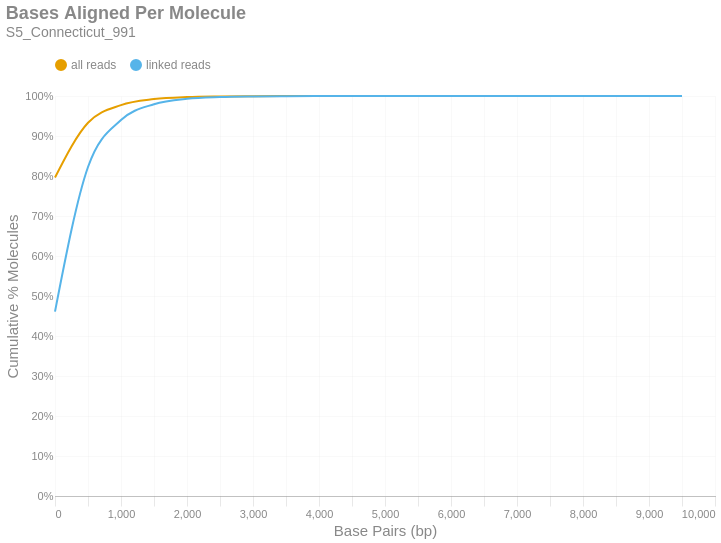

Notebook cell for this chart:
### Markdown cell above
### Bases Aligned Per Molecule
This is a cumulative frequency distribution showing the number of base pairs aligned per unique molecule. These data are shown in 500 bp bins. There are two distributions: one with `all reads` (yellow) and another with only `linked reads` (blue). The percent of molecules in the `linked reads` distribution is relative to the total number of linked molecules.

### Code cell
if SKIPLR:
    print_html(f"Skipped")
else:
    binned_df = consolidated_hist(valids['aligned_bp'], mask, 500, True)
    with SafeRender(binned_df):
        (
            density_plot(binned_df, 'Bases Aligned Per Molecule', samplename, 'basesper')
            .encode(
                x=alt.X('bin:Q', title="Base Pairs (bp)").axis(tickMinStep=500).scale(padding=0),
                y=alt.Y('value:Q', title='Cumulative % Molecules')
                    .axis(format='%')
                    .scale(domain = [0,1])
                    .stack(False),
                color=alt.Color("key:N").scale(domain = ["all reads", "linked reads"]),
                tooltip = [
                    alt.Tooltip("key:N", title = "Data Type"),
                    alt.Tooltip("range_label:N", title="Bases Aligned Per Molecule"),
                    alt.Tooltip("value:Q", format = ".2%", title="% Molecules (Cum.)")
                ]
            )
        ).display()

### Figure 1 — Vega-Lite specification as saved in the notebook (floating-point values rounded to 4 significant figures)
{"width": "container", "height": 400, "config": {"title": {"anchor": "start", "dy": -15, "fontSize": 18, "color": "#888888", "subtitleColor": "#888888", "subtitleFontSize": 14}, "arc": {"fill": "#0072B2"}, "axis": {"domainColor": "#888888", "domainWidth": 0.5, "gridWidth": 0.2, "grid": false, "titleFontWeight": 400, "titleFontSize": 15, "labelFontSize": 11, "labelColor": "#888888", "tickColor": "#888888", "tickWidth": 0.2, "titleColor": "#888888"}, "axisBand": {"grid": false}, "axisX": {"grid": true, "tickSize": 10, "domainCap": "round"}, "axisY": {"domain": false, "grid": true, "tickSize": 0, "domainCap": "round"}, "background": "transparent", "header": {"labelFontSize": 15, "labelColor": "#888888", "titleFontSize": 15, "titleFontWeight": 600, "titleColor": "#888888"}, "legend": {"labelFont": "sans-serif", "labelFontSize": 12, "labelColor": "#888888", "symbolSize": 100, "symbolType": "circle", "titleFontSize": 12, "titlePadding": 10, "titleColor": "#888888", "title": null, "orient": "top"}, "range": {"category": ["#E69F00", "#56B4E9", "#009E73", "#F0E442", "#0072B2", "#D55E00", "#CC79A7", "#000000"], "diverging": ["#cfe8f3", "#a2d4ec", "#73bfe2", "#46abdb", "#1696d2", "#12719e"]}, "area": {"fill": "#0072B2", "fillOpacity": 0.7, "line": true, "strokeOpacity": 0.7}, "line": {"color": "#0072B2", "stroke": "#0072B2", "strokeWidth": 2}, "trail": {"color": "#0072B2", "stroke": "#0072B2", "strokeWidth": 0, "size": 1}, "point": {"filled": true, "fillOpacity": 1.0, "size": 95}, "text": {"color": "#888888", "fontSize": 11, "align": "right", "fontWeight": 400, "size": 11}, "bar": {"fill": "#0072B2", "stroke": null}, "view": {"stroke": null, "continuousWidth": 660, "continuousHeight": 400}}, "data": {"name": "data-f07989e753af88bcf459788e1a833472"}, "mark": {"type": "line", "interpolate": "monotone", "point": {"opacity": 0, "size": 275}}, "encoding": {"color": {"field": "key", "scale": {"domain": ["all reads", "linked reads"]}, "type": "nominal"}, "tooltip": [{"field": "key", "title": "Data Type", "type": "nominal"}, {"field": "range_label", "title": "Bases Aligned Per Molecule", "type": "nominal"}, {"field": "value", "format": ".2%", "title": "% Molecules (Cum.)", "type": "quantitative"}], "x": {"axis": {"tickMinStep": 500}, "field": "bin", "scale": {"padding": 0}, "title": "Base Pairs (bp)", "type": "quantitative"}, "y": {"axis": {"format": "%"}, "field": "value", "scale": {"domain": [0, 1]}, "stack": false, "title": "Cumulative % Molecules", "type": "quantitative"}}, "params": [{"name": "param_c36ac31b6afebe62", "select": {"type": "point", "fields": ["key"]}, "bind": "legend"}], "title": {"text": "Bases Aligned Per Molecule", "subtitle": "S5_Connecticut_991"}, "transform": [{"fold": ["all reads (cumsum)", "linked reads (cumsum)"]}, {"calculate": "replace(datum.key, ' (cumsum)', '')", "as": "key"}, {"filter": {"param": "param_c36ac31b6afebe62"}}], "usermeta": {"embedOptions": {"downloadFileName": "S5_Connecticut_991.basesper"}}, "$schema": "https://vega.github.io/schema/vega-lite/v6.1.0.json", "datasets": {"data-f07989e753af88bcf459788e1a833472": [{"bin": "0.0", "interval": "0.0-500.0", "all reads": 0.7961, "linked reads": 0.461, "all reads (cumsum)": 0.7961, "linked reads (cumsum)": 0.461, "range_label": "0-499"}, {"bin": "500.0", "interval": "500.0-1000.0", "all reads": 0.1369, "linked reads": 0.3614, "all reads (cumsum)": 0.933, "linked reads (cumsum)": 0.8224, "range_label": "500-999"}, {"bin": "1000.0", "interval": "1000.0-1500.0", "all reads": 0.04428, "linked reads": 0.1174, "all reads (cumsum)": 0.9773, "linked reads (cumsum)": 0.9398, "range_label": "1000-1499"}, {"bin": "1500.0", "interval": "1500.0-2000.0", "all reads": 0.01498, "linked reads": 0.0397, "all reads (cumsum)": 0.9923, "linked reads (cumsum)": 0.9795, "range_label": "1500-1999"}, {"bin": "2000.0", "interval": "2000.0-2500.0", "all reads": 0.005135, "linked reads": 0.01361, "all reads (cumsum)": 0.9974, "linked reads (cumsum)": 0.9931, "range_label": "2000-2499"}, {"bin": "2500.0", "interval": "2500.0-3000.0", "all reads": 0.001615, "linked reads": 0.00428, "all reads (cumsum)": 0.999, "linked reads (cumsum)": 0.9974, "range_label": "2500-2999"}, {"bin": "3000.0", "interval": "3000.0-3500.0", "all reads": 0.0005933, "linked reads": 0.001572, "all reads (cumsum)": 0.9996, "linked reads (cumsum)": 0.9989, "range_label": "3000-3499"}, {"bin": "3500.0", "interval": "3500.0-4000.0", "all reads": 0.0002327, "linked reads": 0.0006166, "all reads (cumsum)": 0.9998, "linked reads (cumsum)": 0.9996, "range_label": "3500-3999"}, {"bin": "4000.0", "interval": "4000.0-4500.0", "all reads": 9.442e-05, "linked reads": 0.0002503, "all reads (cumsum)": 0.9999, "linked reads (cumsum)": 0.9998, "range_label": "4000-4499"}, {"bin": "4500.0", "interval": "4500.0-5000.0", "all reads": 3.867e-05, "linked reads": 0.0001025, "all reads (cumsum)": 1.0, "linked reads (cumsum)": 0.9999, "range_label": "4500-4999"}, {"bin": "5000.0", "interval": "5000.0-5500.0", "all reads": 2.091e-05, "linked reads": 5.542e-05, "all reads (cumsum)": 1.0, "linked reads (cumsum)": 1.0, "range_label": "5000-5499"}, {"bin": "5500.0", "interval": "5500.0-6000.0", "all reads": 7.468e-06, "linked reads": 1.979e-05, "all reads (cumsum)": 1.0, "linked reads (cumsum)": 1.0, "range_label": "5500-5999"}, {"bin": "6000.0", "interval": "6000.0-6500.0", "all reads": 3.983e-06, "linked reads": 1.056e-05, "all reads (cumsum)": 1.0, "linked reads (cumsum)": 1.0, "range_label": "6000-6499"}, {"bin": "6500.0", "interval": "6500.0-7000.0", "all reads": 1.825e-06, "linked reads": 4.838e-06, "all reads (cumsum)": 1.0, "linked reads (cumsum)": 1.0, "range_label": "6500-6999"}, {"bin": "7000.0", "interval": "7000.0-7500.0", "all reads": 8.297e-07, "linked reads": 2.199e-06, "all reads (cumsum)": 1.0, "linked reads (cumsum)": 1.0, "range_label": "7000-7499"}, {"bin": "7500.0", "interval": "7500.0-8000.0", "all reads": 4.978e-07, "linked reads": 1.319e-06, "all reads (cumsum)": 1.0, "linked reads (cumsum)": 1.0, "range_label": "7500-7999"}, {"bin": "8000.0", "interval": "8000.0-8500.0", "all reads": 3.319e-07, "linked reads": 8.797e-07, "all reads (cumsum)": 1.0, "linked reads (cumsum)": 1.0, "range_label": "8000-8499"}, {"bin": "8500.0", "interval": "8500.0-9000.0", "all reads": 1.659e-07, "linked reads": 4.398e-07, "all reads (cumsum)": 1.0, "linked reads (cumsum)": 1.0, "range_label": "8500-8999"}, {"bin": "9000.0", "interval": "9000.0-9500.0", "all reads": 0.0, "linked reads": 0.0, "all reads (cumsum)": 1.0, "linked reads (cumsum)": 1.0, "range_label": "9000-9499"}, {"bin": "9500.0", "interval": "9500.0-10000.0", "all reads": 3.319e-07, "linked reads": 8.797e-07, "all reads (cumsum)": 1.0, "linked reads (cumsum)": 1.0, "range_label": "9500-9999"}]}}
